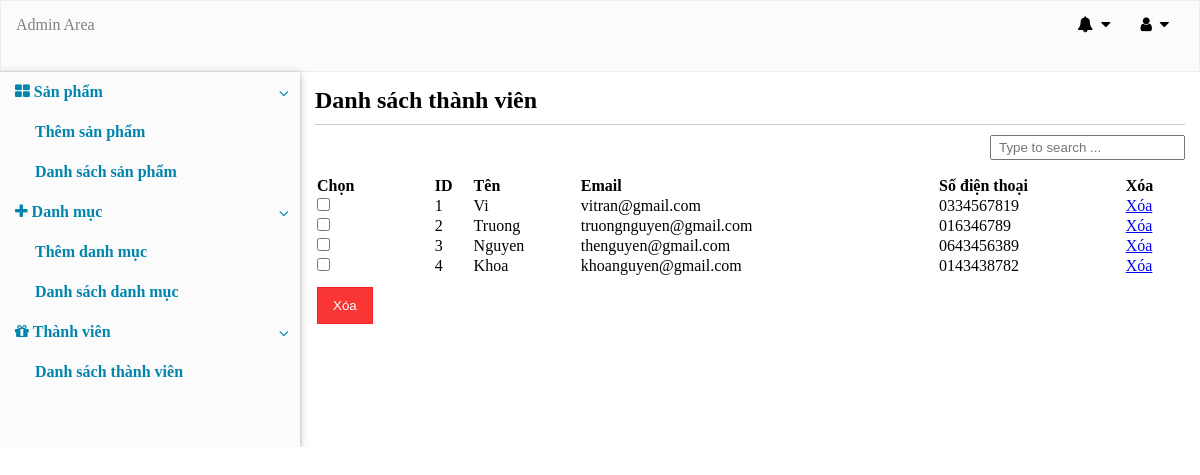
Screenshot of /manager/manager.php?action=view_user with the database file from the repository.
### tables this page shows
CREATE TABLE user
(
	user_id INT NOT NULL AUTO_INCREMENT,
	email VARCHAR(255) NOT NULL,
	name VARCHAR(255) NOT NULL,
	username char(20) NOT NULL,
	phonenumber VARCHAR(10) NOT NULL,
	password varchar(100) NOT NULL,
	PRIMARY KEY(user_id)
);

### manager/view_user.php (the view, shortened to what this page needs)
<?php
    include_once '../query/connect_to_server.php'
?>
<div class="view-product-box">
    <h2>Danh sách thành viên</h2>
    <div class="border-bottom"></div>
    <form action="" method="post" enctype="multipart/form-data">
        <div class="search-bar">
            <input type="text" id="search" placeholder="Type to search ...">
        </div>
        <table width=100%>
            <thead>
                <tr>
                    <th><input type="checkbox" style="display:none;" id="checkAll">Chọn</th>
                    <th>ID</th>
                    <th>Tên</th>
                    <th>Email</th>
                    <th>Số điện thoại</th>
                    <th>Xóa</th>
                </tr>
            </thead>
            <?php
               $all_user = mysqli_query($db, "select * from user order by user_id ASC");
               $i = 1;
               while($row=mysqli_fetch_array($all_user)) {
            ?>
            <tbody>
                <tr>
                    <td><input type="checkbox" name="deleteAll[]" value="<?php echo $row['user_id']; ?>"></td>
                    <td><?php echo $i; ?></td>
                    <td><?php echo $row['name']; ?></td>
                    <td><?php echo $row['email']; ?></td>
                    <td><?php echo $row['phonenumber']; ?></td>
                    <td> <a href="manager.php?action=view_user&delete_user=<?php echo $row['user_id'];?>">Xóa</a> </td>
                </tr>
            </tbody>
            <?php $i++; }  ?>
            <tr>
                <td><input type="submit" name="delete_all" value="Xóa"></td>
            </tr>
        </table>
    </form>
</div>

### manager/manager.css (style rules this page uses)
* { margin: 0; padding: 0; }
.border-bottom { border-bottom: 0.1px solid rgba(0, 0, 0, 0.2) ; margin: 10px 0; }
.search-bar { float: right; margin-bottom: 15px; }
.search-bar input[type=text] { padding: 3px 7px; }
.view-product-box th, .view-product-box td { text-align: left; }
.view-product-box input[type=submit] { padding: 10px 15px; background: rgba(250, 32, 32, 0.9); border: 0.01px solid rgba(250, 32, 32, 0.9); color: white; margin-top: 10px; }

### rows the page displays
user: name "Vi", email "vitran@gmail.com", phonenumber "0334567819"
user: name "Truong", email "truongnguyen@gmail.com", phonenumber "016346789"
user: name "Nguyen", email "thenguyen@gmail.com", phonenumber "0643456389"
user: name "Khoa", email "khoanguyen@gmail.com", phonenumber "0143438782"
